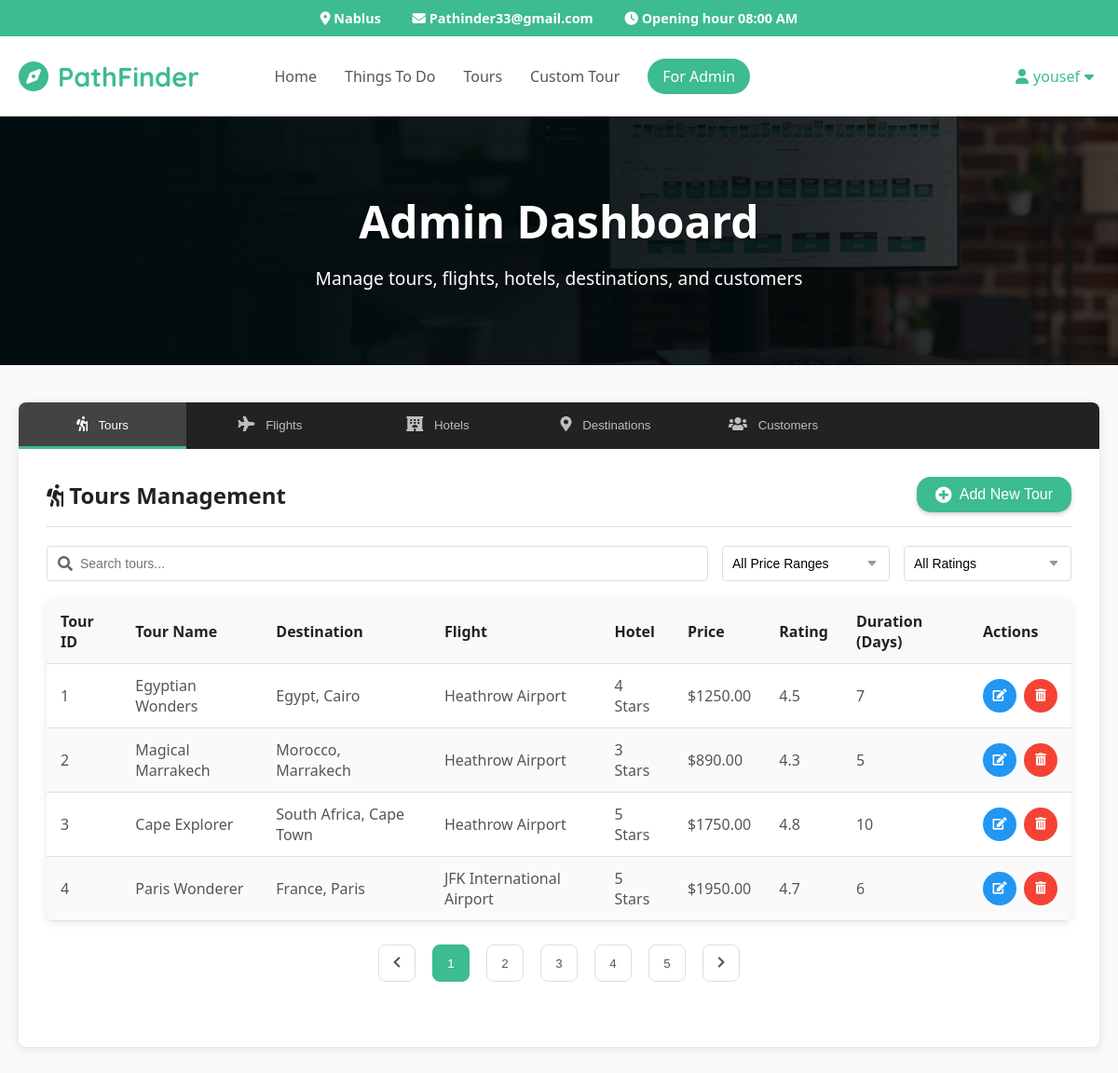
The page /admin.php (signed in) on the database its author committed.
### tables this page shows
CREATE TABLE `tours` (
  `tourid` int(11) NOT NULL,
  `tourname` varchar(50) NOT NULL,
  `destid` int(11) NOT NULL,
  `flightid` int(11) NOT NULL,
  `hotelid` int(11) NOT NULL,
  `price` decimal(10,2) NOT NULL,
  `rating` decimal(3,1) NOT NULL,
  `duration` int(11) NOT NULL,
  `image` varchar(200) NOT NULL
);

CREATE TABLE `destination` (
  `destid` int(11) NOT NULL,
  `continent` varchar(50) NOT NULL,
  `country` varchar(50) NOT NULL,
  `city` varchar(50) NOT NULL,
  `description` varchar(200) NOT NULL,
  `destimage` varchar(200) NOT NULL
);

CREATE TABLE `flights` (
  `flightid` int(11) NOT NULL,
  `airport` varchar(50) NOT NULL,
  `time` varchar(50) NOT NULL,
  `begin` varchar(50) NOT NULL,
  `destid` int(11) NOT NULL,
  `price` varchar(50) NOT NULL,
  `type` varchar(50) NOT NULL,
  `date` date NOT NULL
);

CREATE TABLE `hotels` (
  `hotelid` int(11) NOT NULL,
  `hotelname` varchar(50) NOT NULL,
  `destid` int(11) NOT NULL,
  `price` varchar(50) NOT NULL,
  `stars` varchar(50) NOT NULL,
  `time` varchar(50) NOT NULL,
  `numofpeople` varchar(50) NOT NULL,
  `location` varchar(200) NOT NULL,
  `hotelimage` varchar(200) NOT NULL,
  `locationlink` varchar(200) NOT NULL
);

### components/tours-management.php (the view, shortened to what this page needs)
<div class="admin-header">
    <h2><i class="fas fa-hiking"></i> Tours Management</h2>
    <button class="add-tour-btn" data-modal-target="add-tour-modal">
        <i class="fas fa-plus-circle"></i> Add New Tour
    </button>
</div>
<div class="search-filter">
    <div class="search-box">
        <i class="fas fa-search"></i>
        <input type="text" class="search-input" id="tour-search" placeholder="Search tours..." data-table-search="tours-table">
    </div>
    <select class="filter-select" id="price-filter" data-table-filter="tours-table">
        <option value="">All Price Ranges</option>
    </select>
    <select class="filter-select" id="rating-filter" data-table-filter="tours-table">
        <option value="">All Ratings</option>
    </select>
</div>
<div class="data-table-wrapper">
    <table class="data-table" id="tours-table">
        <thead>
        <tr>
            <th>Tour ID</th>
            <th>Tour Name</th>
            <th>Destination</th>
            <th>Flight</th>
            <th>Hotel</th>
            <th>Price</th>
            <th>Rating</th>
            <th>Duration (Days)</th>
            <th>Actions</th>
        </tr>
        </thead>
        <tbody>
        <?php
        try {
            $db = new mysqli("localhost", "root", "", "pathfinder", 3306);
            $query = "SELECT t.*, d.country, d.city, f.airport, h.stars
                    FROM tours t
                    LEFT JOIN destination d ON t.destid = d.destid
                    LEFT JOIN flights f ON t.flightid = f.flightid
                    LEFT JOIN hotels h ON t.hotelid = h.hotelid
                    ORDER BY t.tourid ASC";
            $result = $db->query($query);
            if ($result && $result->num_rows > 0) {
                while ($row = $result->fetch_assoc()) {
                    $priceRange = '';
                    $price = floatval($row['price']);
                    if ($price < 100) {
                        $priceRange = 'budget';
                    } elseif ($price < 500) {
                        $priceRange = 'standard';
                    } elseif ($price < 1000) {
                        $priceRange = 'premium';
                    } else {
                        $priceRange = 'luxury';
                    }
                    $destination = htmlspecialchars($row['country']) . ', ' . htmlspecialchars($row['city']);
                    $flight = htmlspecialchars($row['airport']);
                    $hotel = htmlspecialchars($row['stars']) . ' Stars';
                    echo '<tr data-price="' . $priceRange . '" data-rating="' . intval($row['rating']) . '" class="tour-row">';
                    echo '<td>' . htmlspecialchars($row['tourid']) . '</td>';
                    echo '<td>' . htmlspecialchars($row['tourname']) . '</td>';
                    echo '<td>' . $destination . '</td>';
                    echo '<td>' . $flight . '</td>';
                    echo '<td>' . $hotel . '</td>';
                    echo '<td>$' . htmlspecialchars($row['price']) . '</td>';
                    echo '<td>' . htmlspecialchars($row['rating']) . '</td>';
                    echo '<td>' . htmlspecialchars($row['duration']) . '</td>';
                    echo '<td>
                                <div class="action-btns">
                                    <button class="action-btn edit" title="Edit Tour" data-modal-target="edit-tour-modal" data-tour-id="' . htmlspecialchars($row['tourid']) . '">
                                        <i class="fas fa-edit "  ></i>
                                    </button>
                                    <button class="action-btn delete delete-btn" title="Delete Tour" data-tour-id="' . htmlspecialchars($row['tourid']) . '">
                                        <i class="fas fa-trash-alt"></i>
                                    </button>
                                </div>
                              </td>';
                    echo '</tr>';
                }
            } else {
                echo '<tr><td colspan="9" class="text-center">No tours found</td></tr>';
            }
        } catch (Exception $e) {
            echo '<tr><td colspan="9" class="text-center">Error loading tours: ' . htmlspecialchars($e->getMessage()) . '</td></tr>';
        }
        ?>
        </tbody>
    </table>
</div>
<div class="pagination" id="tours-pagination">
</div>

### css/style.css (style rules this page uses)
:root { --primary: #3dbb91; --dark : #222; --light : #f9f9f9; --text : #555; --white : #fff; }
* { margin: 0; padding: 0; box-sizing: border-box; }
body { font-family: "Segoe UI", sans-serif; background: var(--light); color: var(--text); }

### css/CustomTour.css (style rules this page uses)
:root { --primary: #3dbb91; --primary-light: #4ecfa3; --primary-dark: #35a882; --dark: #222; --light: #f9f9f9; --text: #555; --white: #fff; --gray-light: #f0f0f0; --gray: #ddd; --gray-dark: #aaa; --border-radius: 8px; --shadow: 0 4px 10px rgba(0, 0, 0, 0.1); }

### css/tours.css (style rules this page uses)
:root { --primary: #3dbb91; --dark: #222; --light: #f9f9f9; --text: #555; --white: #fff; }
.pagination { display: flex; justify-content: center; align-items: center; margin-top: 40px; }

### css/adminstyles.css (style rules this page uses)
:root { --primary: #3dbb91; --primary-dark: #35a882; --primary-light: #4ecaa0; --primary-bg: rgba(61, 187, 145, 0.1); --dark: #222; --light: #f9f9f9; --text: #555; --white: #fff; --danger: #e74c3c; --danger-dark: #c0392b; --danger-light: #f9ebea; --warning: #f39c12; --warning-dark: #e67e22; --warning-light: #fef5e7; --success: #2ecc71; --success-dark: #27ae60; --success-light: #eafaf1; --info: #3498db; --info-dark: #2980b9; --info-light: #ebf5fb; --border: #e0e0e0; --shadow: 0 2px 10px rgba(0, 0, 0, 0.1); --shadow-hover: 0 5px 15px rgba(0, 0, 0, 0.2); --transition: all 0.3s ease; --radius: 8px; }
.admin-header { display: flex; justify-content: space-between; align-items: center; margin-bottom: 25px; padding-bottom: 15px; border-bottom: 1px solid var(--border); }
.admin-header h2 { font-size: 1.5rem; color: var(--dark); margin: 0; font-weight: 600; }
.data-table-wrapper { overflow-x: auto; border-radius: var(--radius); box-shadow: var(--shadow); margin-bottom: 25px; }
.data-table { width: 100%; border-collapse: collapse; }
.data-table th, .data-table td { padding: 15px; text-align: left; border-bottom: 1px solid var(--border); }
.data-table th { background-color: var(--light); font-weight: 600; color: var(--dark); position: sticky; top: 0; }
.data-table tbody tr { transition: var(--transition); }
.data-table tbody tr:nth-child(even) { background-color: rgba(0, 0, 0, 0.02); }
.search-filter { display: flex; flex-wrap: wrap; gap: 15px; margin-bottom: 25px; align-items: center; }
.search-box { flex: 1; min-width: 250px; position: relative; }
.search-input { width: 100%; padding: 12px 15px 12px 40px; border: 1px solid var(--border); border-radius: var(--radius); font-size: 0.95rem; transition: var(--transition); }
.search-box i { position: absolute; left: 15px; top: 50%; transform: translateY(-50%); color: #999; }
.filter-select { padding: 12px 30px 12px 15px; border: 1px solid var(--border); border-radius: var(--radius); font-size: 0.95rem; background-color: var(--white); appearance: none; background-repeat: no-repeat; background-position: calc(100% - 12px) center; min-width: 150px; }
.action-btns { display: flex; gap: 8px; justify-content: flex-end; }
.action-btn { width: 36px; height: 36px; border-radius: var(--radius); display: flex; align-items: center; justify-content: center; border: none; cursor: pointer; transition: var(--transition); background-color: var(--light); color: var(--text); }
.pagination { display: flex; justify-content: center; gap: 8px; margin-top: 30px; }
.data-table th, .data-table td { padding: 12px 15px; vertical-align: middle; }

### components/tours-management.php (style rules this page uses)
.admin-header { display: flex; justify-content: space-between; align-items: center; margin-bottom: 20px; }
.add-tour-btn { background-color: #3dbb91; color: white; border: none; border-radius: 15px; padding: 10px 20px; font-size: 16px; cursor: pointer; display: flex; align-items: center; transition: all 0.3s ease; box-shadow: 0 2px 5px rgba(0,0,0,0.2); }
.add-tour-btn i { margin-right: 8px; font-size: 18px; }
.search-filter { display: flex; margin-bottom: 20px; gap: 15px; }
.search-box { flex-grow: 1; position: relative; }
.search-box i { position: absolute; left: 12px; top: 50%; transform: translateY(-50%); color: #666; }
.search-input { width: 100%; padding: 10px 10px 10px 35px; border: 1px solid #ddd; border-radius: 4px; font-size: 14px; }
.filter-select { padding: 10px; border: 1px solid #ddd; border-radius: 4px; min-width: 180px; font-size: 14px; cursor: pointer; }
.pagination { display: flex; justify-content: center; gap: 8px; margin-top: 20px; margin-bottom: 40px; }

### rows shown on the page
tours: tourid "1", tourname "Egyptian Wonders", destid.city "Egypt, Cairo", flightid.airport "Heathrow Airport", hotelid.stars "4 Stars", price "1250.00", rating "4.5", duration "7"
tours: tourid "2", tourname "Magical Marrakech", destid.city "Morocco, Marrakech", flightid.airport "Heathrow Airport", hotelid.stars "3 Stars", price "890.00", rating "4.3", duration "5"
tours: tourid "3", tourname "Cape Explorer", destid.city "South Africa, Cape Town", flightid.airport "Heathrow Airport", hotelid.stars "5 Stars", price "1750.00", rating "4.8", duration "10"
tours: tourid "4", tourname "Paris Wonderer", destid.city "France, Paris", flightid.airport "JFK International Airport", hotelid.stars "5 Stars", price "1950.00", rating "4.7", duration "6"

### other values the page prints
$_SESSION['username'] "yousef"
